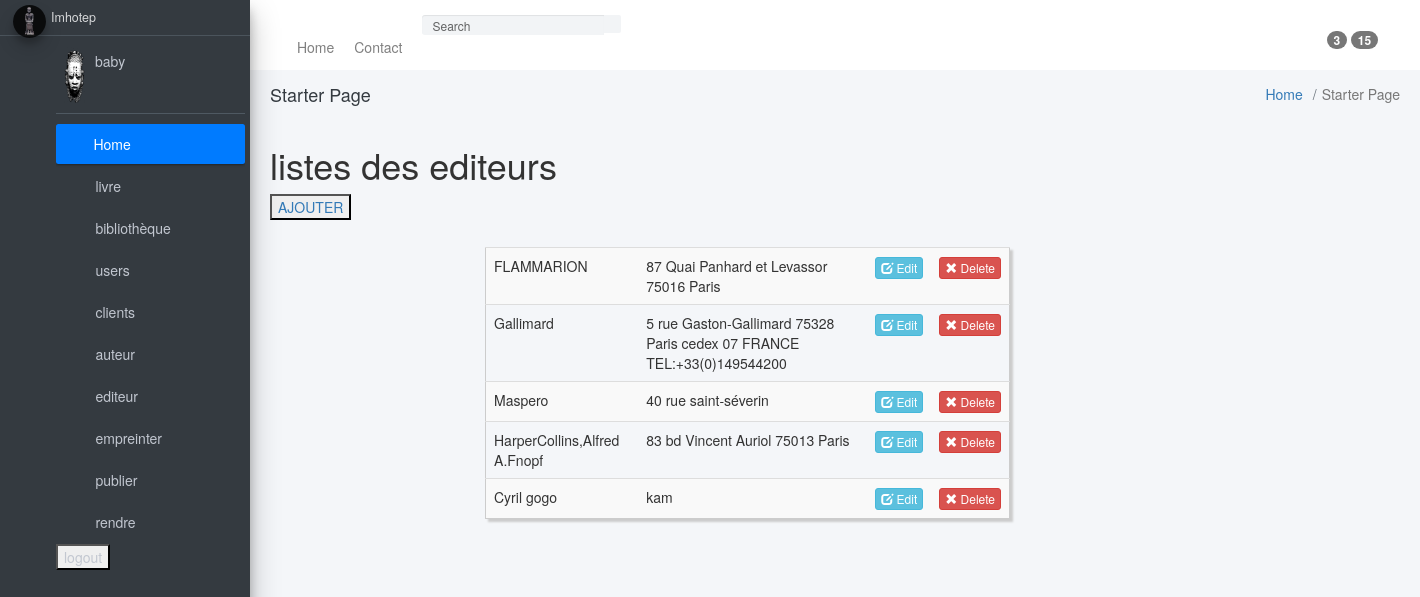
Screenshot of /admin/starter.php?page=editeurlist (signed in) with the database file from the repository.
### tables this page shows
CREATE TABLE `editeur` (
  `id_editeur` int(11) NOT NULL,
  `nom` varchar(200) NOT NULL,
  `adresse` varchar(200) NOT NULL
);

### editeur/editeurlist.php (the view, shortened to what this page needs)
<?php
include "../includes/connexiondb.php";
include "../includes/define.php";
?>
<!DOCTYPE html>
<html>
    <head>
		<link href="//netdna.bootstrapcdn.com/bootstrap/3.0.0/css/bootstrap.min.css" rel="stylesheet" id="bootstrap-css">
        <link rel="stylesheet" href="../css/tabl.css"/>
    </head>
    <body>
        <h1>listes des editeurs</h1>
        <a id="create" href="?page=formcreatediteur"><button>AJOUTER</button></a>
        <div class="container">
            <div class="row col-md-6 col-md-offset-2 custyle">
                <table class="table table-striped custab">
                <?php
                    try{
                        $sth = $dbco->prepare("SELECT * FROM editeur");
                        $sth->execute();
                        $result = $sth->fetchAll(PDO::FETCH_ASSOC);
				        foreach ($result as $row => $editeur) {
                            echo "<tr>";
						    echo "<td>".$editeur['nom']."</td>";
						    echo "<td>".$editeur['adresse']."</td>";
						    echo "<td>
                                <a class='btn btn-info btn-xs' href='starter.php?page=formcreatediteur&id=".$editeur['id_editeur']."'>
                                    <span class='glyphicon glyphicon-edit'></span>
                                    Edit
                                </a>";
                            $deletepage=$route['deletediteur'];
						    echo "<td>
                                <a class='btn btn-danger btn-xs' href='$deletepage?id=".$editeur['id_editeur']."'>
                                   <span class='glyphicon glyphicon-remove'></span>
                                   Delete
                                </a>";
					        echo "</tr>";
				            }
			            echo "</table>";
                    }
                    catch(PDOException $e){
                    echo "Erreur : " . $e->getMessage();
                       }
                    ?>
           </div>
       </div>
    </body>
</html>

### css/user.css (style rules this page uses)
html { padding:0; margin:0; }
body { font-size:62.5%; margin:0px; padding:0px; font-family:verdana,sans-serif; }

### css/tabl.css (style rules this page uses)
.custab { border: 1px solid #ccc; padding: 5px; margin: 5% 0; box-shadow: 3px 3px 2px #ccc; transition: 0.5s; }

### rows the page displays
editeur: nom "FLAMMARION", adresse "87 Quai Panhard et Levassor 75016 Paris"
editeur: nom "Gallimard", adresse "5 rue Gaston-Gallimard 75328 Paris cedex 07 FRANCE TEL:+33(0)149544200"
editeur: nom "Maspero", adresse "40 rue saint-séverin"
editeur: nom "HarperCollins,Alfred A.Fnopf", adresse "83 bd Vincent Auriol 75013 Paris"
editeur: nom "Cyril gogo", adresse "kam"

### other values shown
$_SESSION["user_firstname"] "baby"
